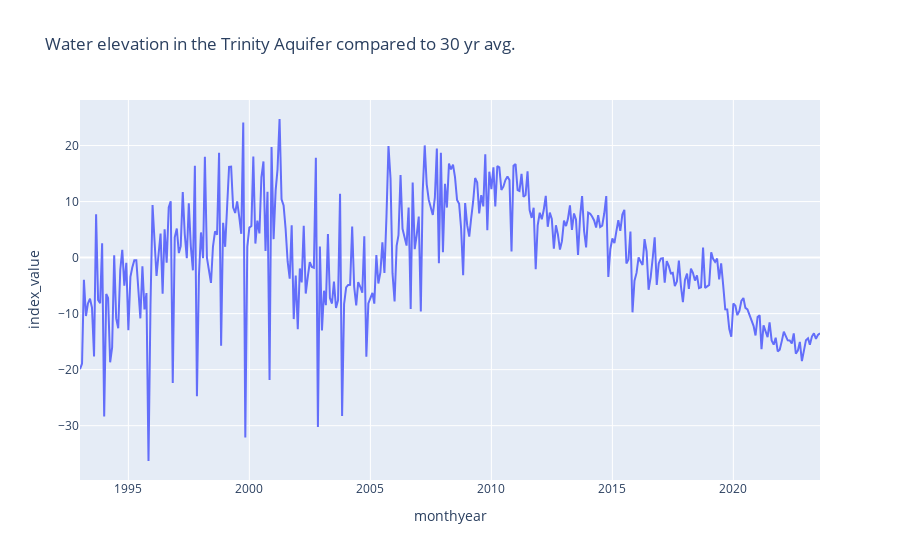

Here is the notebook cell this chart was saved with:
### Code cell
fig = px.line(trinity_since1993, x='monthyear', y='index_value', title='Water elevation in the Trinity Aquifer compared to 30 yr avg.')
fig.show()

### Figure 1 — Plotly figure (JSON) as saved in the notebook; plotly's stock layout.template omitted (floating-point values rounded to 4 significant figures; data arrays with more than 128 entries replaced by an {"elided": "..."} marker saying what was removed)
{"data": [{"hovertemplate": "monthyear=%{x}<br>index_value=%{y}<extra></extra>", "legendgroup": "", "line": {"color": "#636efa", "dash": "solid"}, "marker": {"symbol": "circle"}, "mode": "lines", "name": "", "orientation": "v", "showlegend": false, "type": "scatter", "x": {"elided": "368 str values"}, "xaxis": "x", "y": {"elided": "368 float values"}, "yaxis": "y"}], "layout": {"autosize": true, "legend": {"tracegroupgap": 0}, "title": {"text": "Water elevation in the Trinity Aquifer compared to 30 yr avg."}, "xaxis": {"anchor": "y", "autorange": true, "domain": [0, 1], "range": ["1993-01-01", "2023-08-01"], "title": {"text": "monthyear"}, "type": "date"}, "yaxis": {"anchor": "x", "autorange": true, "domain": [0, 1], "range": [-39.7, 28.13], "title": {"text": "index_value"}, "type": "linear"}}}
